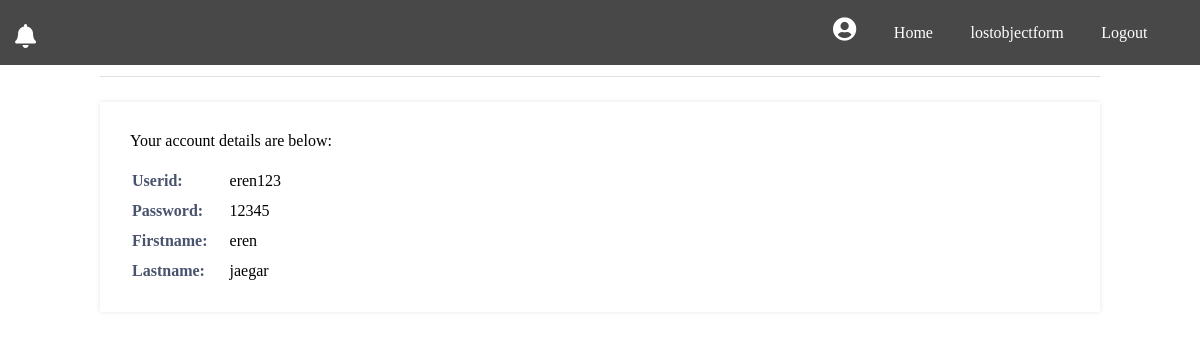
The app's page /profile.php (signed in) with its own data.
### tables this page shows
CREATE TABLE `user` (
  `userid` varchar(15) NOT NULL,
  `f_name` varchar(25) NOT NULL,
  `l_name` varchar(25) NOT NULL,
  `pass_word` varchar(25) NOT NULL,
  `notification` varchar(100) NOT NULL,
  `admin_id` varchar(15) NOT NULL DEFAULT 'admin1'
);

### profile.php (the view, shortened to what this page needs)
<?php
$DATABASE_HOST = 'localhost';
$DATABASE_USER = 'root';
$DATABASE_PASS = '';
$DATABASE_NAME = 'lost and found1 management';
$con = mysqli_connect($DATABASE_HOST, $DATABASE_USER, $DATABASE_PASS, $DATABASE_NAME);
$stmt = $con->prepare('SELECT pass_word,f_name,l_name FROM user WHERE userid = ?');
$stmt->bind_param('s', $_SESSION['id']);
$stmt->execute();
$stmt->bind_result($pass_word,$f_name,$l_name);
?>
<!DOCTYPE html>
<html>
  <head>
    <link rel="stylesheet" href="./assets/css/profile.css">
    <link rel="stylesheet" href="//maxcdn.bootstrapcdn.com/font-awesome/4.3.0/css/font-awesome.min.css">
    <link rel="stylesheet" href="https://use.fontawesome.com/releases/v5.7.1/css/all.css">
  </head>
  <body>
      <header>
      <div class="container">
        <div class="header-left">
          <a href="note.php" class="notification"><i class="fa fa-bell" style="font-size:24px"></i></a>
        </div>
        <div class="header-right">
        <a href="logout.php" class="admin">Logout</a>
          <a href="lostobj.php" class="login">lostobjectform</a>
          <a href="afterlogin.php" class="home">Home</a>
          <a href="profile.php" class="profile"><i class='fas fa-user-circle' style='font-size:24px'></i></a>
        </div>
      </div>
    </header>
    <div class="content">
			<h2>Profile</h2>
			<div>
				<p>Your account details are below:</p>
				<table>
					<tr>
						<td>Userid:</td>
						<td><?=$_SESSION['id']?></td>
					</tr>
					<tr>
						<td>Password:</td>
						<td><?=$pass_word?></td>
					</tr>
					<tr>
						<td>Firstname:</td>
						<td><?=$f_name?></td>
                    </tr>
                    <tr>
						<td>Lastname:</td>
						<td><?=$l_name?></td>
					</tr>
				</table>
			</div>
		</div>
</body>
</html>

### assets/css/profile.css (style rules this page uses)
body { margin: 0; font-family: "Lucida Grande"; }
a { text-decoration: none; }
.container { width: 1170px; padding: 0 15px; margin: 0 auto; }
header { height: 65px; width: 100%; background-color: rgb(72,72,72); position:fixed; top:0; opacity:1; z-index:10; }
.header-left { float: left; }
.header-right { float: right; transition: all 0.5s; }
.header-right a { float:right; line-height: 65px; padding-right:37.5px; color: white; }
.home { color:white; padding-right:25px; }
.notification { color:white; padding-right:0; }
.content { width: 1000px; margin: 0 auto; }
.content h2 { margin: 0; padding: 25px 0; font-size: 22px; border-bottom: 1px solid #e0e0e3; color: #4a536e; }
.content > p, .content > div { box-shadow: 0 0 5px 0 rgba(0, 0, 0, 0.1); margin: 25px 0; padding: 25px; background-color: #fff; }
.content > p table td, .content > div table td { padding: 5px; }
.content > p table td:first-child, .content > div table td:first-child { font-weight: bold; color: #4a536e; padding-right: 15px; }
.content > div p { padding: 5px; margin: 0 0 10px 0; }

### records on screen
user: pass_word "12345", f_name "eren", l_name "jaegar"

### other values on screen
$_SESSION['id'] "eren123"
